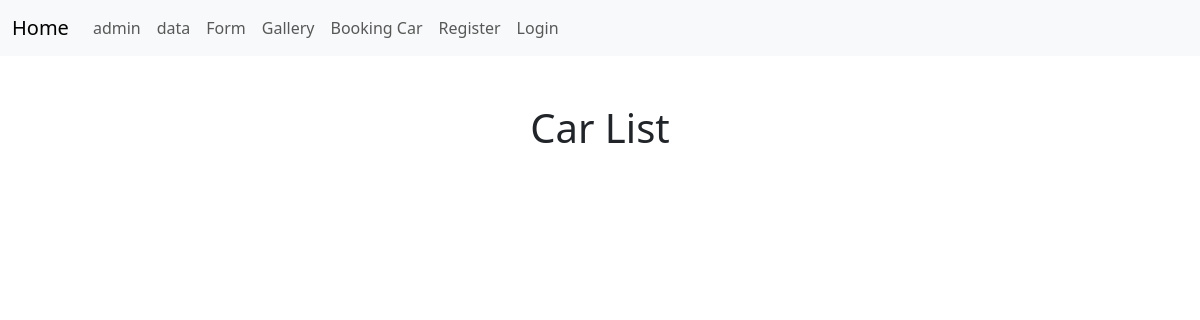
/selectcar/, run on an earlier commit of the app's database.
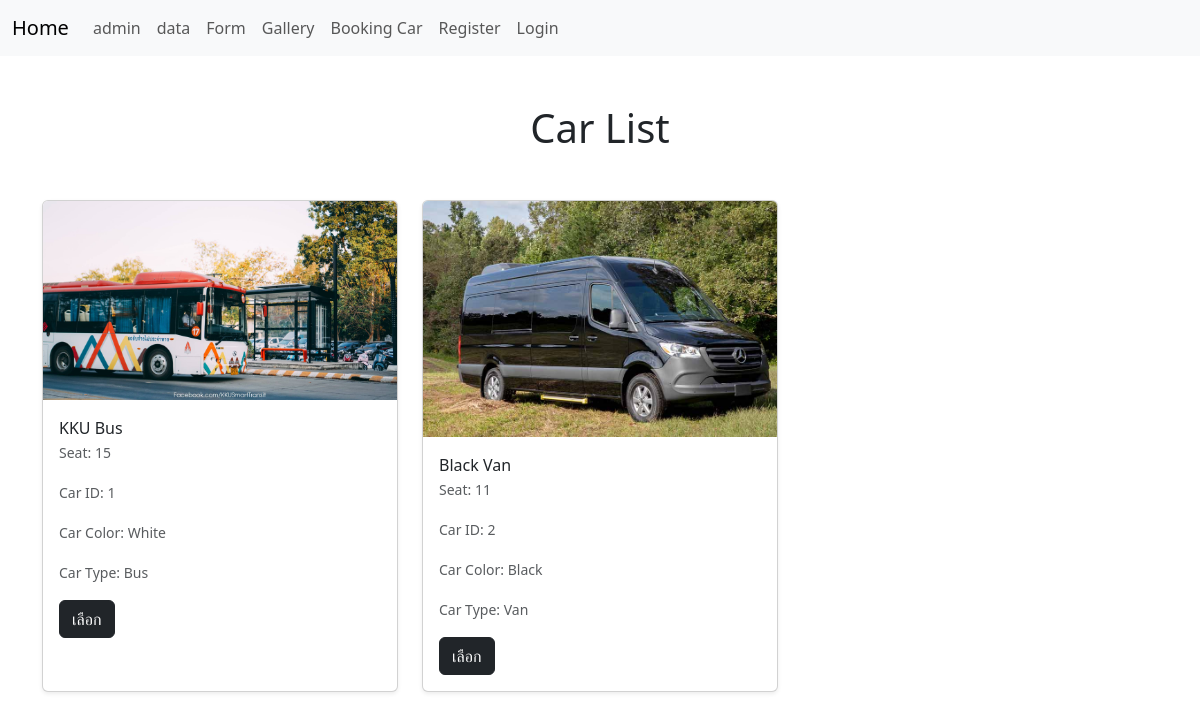
And on a later commit of the database.
### Test/models.py (models this page shows)
class car(models.Model):
    car_file = models.ImageField(upload_to='uploads/')
    car_name = models.CharField(max_length=255)
    car_id = models.CharField(max_length=255)
    type_car = models.CharField(max_length=255)
    seat = models.IntegerField()
    color = models.CharField(max_length=255)

### Test/views.py (the view)
# urls.py: path('selectcar/', views.carList ,name='selectcar'),
def carList(request):
    carListfile = car.objects.all()
    context = {"carListfile": carListfile}
    return render(request, 'selectcar.html', context)

### Test/templates/selectcar.html (shortened to what this page needs)
<!DOCTYPE html>
<html lang="en">
<head>
    <link href="https://cdn.jsdelivr.net/npm/bootstrap@5.3.0-alpha1/dist/css/bootstrap.min.css" rel="stylesheet">
</head>
<body>
    {% include "components/base.html" %}
    {% block content %}
    <div class="container py-5">
        <h1 class="text-center mb-5">Car List</h1>
        <div class="row row-cols-1 row-cols-md-2 row-cols-lg-3 g-4">
            {% for files in carListfile %}
            <div class="col">
                <div class="card h-100 shadow-sm">
                    <img src="{{ files.car_file.url }}" class="card-img-top" alt="Uploaded file" data-bs-toggle="modal" data-bs-target="#imageModal{{ forloop.counter }}">
                    <div class="card-body">
                        {{ files.car_name }}
                        <p class="card-text"><small class="text-muted">Seat: {{ files.seat }}</small></p>
                        <p class="card-text"><small class="text-muted">Car ID: {{ files.id }}</small></p>
                        <p class="card-text"><small class="text-muted">Car Color: {{ files.color }}</small></p>
                        <p class="card-text"><small class="text-muted">Car Type: {{ files.type_car }}</small></p>
                        <a href="{% url 'upload_pdf' %}" class="btn btn-dark">เลือก</a>
                    </div>
                </div>
            </div>
            {% endfor %}
        </div>
    </div>
    {% endblock %}
</body>
</html>

### Test/templates/components/base.html (shortened to what this page needs)
<!DOCTYPE html>
<html>
    <head>
        <link href="https://cdn.jsdelivr.net/npm/bootstrap@5.3.3/dist/css/bootstrap.min.css" rel="stylesheet">
    </head>
    <body>
        <nav class="navbar navbar-expand-lg bg-light">
            <div class="container-fluid">
              <a class="navbar-brand" href="http://127.0.0.1:8000/" >Home</a>
              <div class="collapse navbar-collapse" id="navbarSupportedContent">
                <ul class="navbar-nav me-auto mb-2 mb-lg-0">
                  {% if user.is_authenticated %}
                    <li class="nav-item">
                      <a class="nav-link" href="/admin">admin</a>
                    </li>
                    <li class="nav-item">
                      <a class="nav-link" href="/data" >data</a>
                    </li>
                    <li class="nav-item">
                      <a class="nav-link" href="/form_view" >Form</a>
                    </li>
                    <li class="nav-item">
                      <a class="nav-link" href="/uploadList" >Gallery</a>
                    </li>
                    <li class="nav-item">
                      <a class="nav-link" href="/calendar" >Booking Car</a>
                    </li>
                  <ul class="navbar-nav ms-auto mb-2 mb-lg-0">
                    <li class="nav-item">
                      <a class="nav-link" href="/dashboard" >{{ request.user.username}}</a>
                    </li>
                    <li class="nav-item">
                      <a href="{% url 'logout' %}" class="btn btn-dark">Logout</a>
                    </li>
                  </ul>
                  {% else %}
                    <li class="nav-item">
                      <a class="nav-link" href="/admin">admin</a>
                    </li>
                    <li class="nav-item">
                      <a class="nav-link" href="/data" >data</a>
                    </li>
                    <li class="nav-item">
                      <a class="nav-link" href="/form_view" >Form</a>
                    </li>
                    <li class="nav-item">
                      <a class="nav-link" href="/uploadList" >Gallery</a>
                    </li>
                    <li class="nav-item">
                      <a class="nav-link" href="/login" >Booking Car</a>
                    </li>
                    <li class="nav-item">
                      <a class="nav-link" href="/register" >Register</a>
                    </li>
                    <li class="nav-item">
                      <a class="nav-link" href="/login" >Login</a>
                    </li>
                  {% endif %}
                </ul>
              </div>
            </div>
          </nav>
    </body>
</html>

### Test/templates/selectcar.html (style rules this page uses)
.card-img-top { cursor: pointer; transition: opacity 0.3s; }

What changed in the data, as far as the page shows it:
added car: car_file (picture), car_name "KKU Bus", seat "15", id "1", color "White", type_car "Bus"
added car: car_file (picture), car_name "Black Van", seat "11", id "2", color "Black", type_car "Van"
